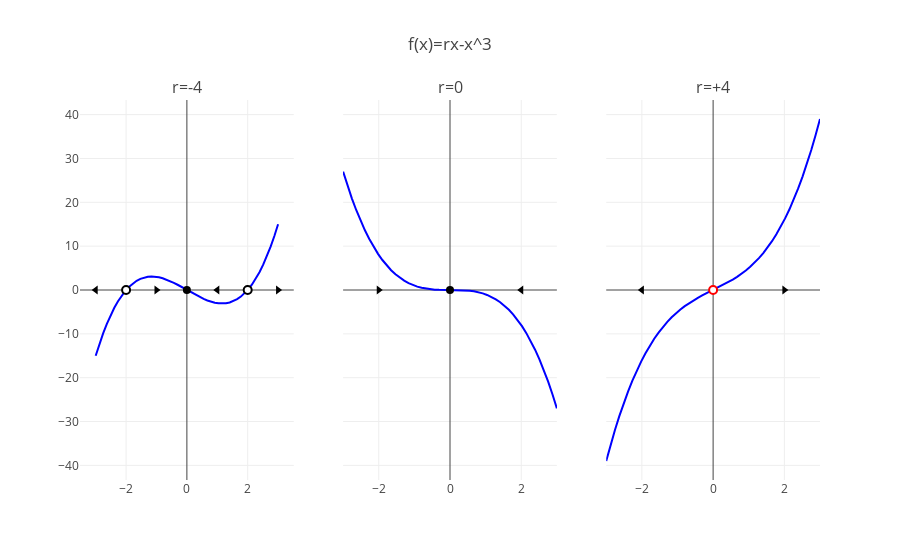

The cell this chart's notebook holds for it:
### Markdown cell above
### $\dot{x}=f(x)=rx+x^3$

1. $x^*=0: f^\prime(x^*)=r$ if $r>0$ unstable if $r<0$ stable
2. $x^*=\pm\sqrt{-r}: f^\prime(x^*)=+3r$ if $r<0$ stable if $r>0$ unstable

### Code cell
x = np.linspace(-3, +3)

trace1 = go.Scatter(x=x, y=-4*x+x**3, line=dict(color='blue'))
trace2 = go.Scatter(x=x, y=-x**3, line=dict(color='blue'))
trace3 = go.Scatter(x=x, y=+4*x+x**3, line=dict(color='blue'))

fpoint1a = go.Scatter(x=[-2], y=[0], marker=dict(size=8, symbol='circle', color='white', line=dict(color='black', width=2)))
fpoint1b = go.Scatter(x=[0], y=[0], marker=dict(size=8, symbol='circle', color='black'))
fpoint1c = go.Scatter(x=[+2], y=[0], marker=dict(size=8, symbol='circle', color='white', line=dict(color='black', width=2)))
fpoint2a = go.Scatter(x=[0], y=[0], marker=dict(size=8, symbol='circle', color='black'))
fpoint3a = go.Scatter(x=[0], y=[0], marker=dict(size=8, symbol='circle', color='white', line=dict(color='red', width=2)))

flow1a = go.Scatter(x=[-3], y=[0], marker=dict(size=8, symbol='triangle-left', color='black'))
flow1b = go.Scatter(x=[-1], y=[0], marker=dict(size=8, symbol='triangle-right', color='black'))
flow1c = go.Scatter(x=[+1], y=[0], marker=dict(size=8, symbol='triangle-left', color='black'))
flow1d = go.Scatter(x=[+3], y=[0], marker=dict(size=8, symbol='triangle-right', color='black'))
flow2a = go.Scatter(x=[+2], y=[0], marker=dict(size=8, symbol='triangle-left', color='black'))
flow2b = go.Scatter(x=[-2], y=[0], marker=dict(size=8, symbol='triangle-right', color='black'))
flow3a = go.Scatter(x=[+2], y=[0], marker=dict(size=8, symbol='triangle-right', color='black'))
flow3b = go.Scatter(x=[-2], y=[0], marker=dict(size=8, symbol='triangle-left', color='black'))

figure = tools.make_subplots(cols=3, subplot_titles=['r=-4', 'r=0', 'r=+4'], shared_yaxes=True)
figure.append_trace(trace1, 1, 1)
figure.append_trace(trace2, 1, 2)
figure.append_trace(trace3, 1, 3)

figure.append_trace(fpoint1a, 1, 1)
figure.append_trace(fpoint1b, 1, 1)
figure.append_trace(fpoint1c, 1, 1)
figure.append_trace(fpoint2a, 1, 2)
figure.append_trace(fpoint3a, 1, 3)
figure.append_trace(flow1a, 1, 1)
figure.append_trace(flow1b, 1, 1)
figure.append_trace(flow1c, 1, 1)
figure.append_trace(flow1d, 1, 1)
figure.append_trace(flow2a, 1, 2)
figure.append_trace(flow2b, 1, 2)
figure.append_trace(flow3a, 1, 3)
figure.append_trace(flow3b, 1, 3)

figure['layout'].update(title='f(x)=rx-x^3')
figure['layout'].update(showlegend=False)


py.iplot(figure)

### Figure 1 — Plotly figure (JSON) as saved in the notebook; plotly's stock layout.template omitted (floating-point values rounded to 4 significant figures)
{"data": [{"line": {"color": "blue"}, "type": "scatter", "uid": "dc3c0aa2-a406-4a18-a94a-b0189dae8962", "x": [-3, -2.878, -2.755, -2.633, -2.51, -2.388, -2.265, -2.143, -2.02, -1.898, -1.776, -1.653, -1.531, -1.408, -1.286, -1.163, -1.041, -0.9184, -0.7959, -0.6735, -0.551, -0.4286, -0.3061, -0.1837, -0.06122, 0.06122, 0.1837, 0.3061, 0.4286, 0.551, 0.6735, 0.7959, 0.9184, 1.041, 1.163, 1.286, 1.408, 1.531, 1.653, 1.776, 1.898, 2.02, 2.143, 2.265, 2.388, 2.51, 2.633, 2.755, 2.878, 3], "xaxis": "x", "y": [-15, -12.32, -9.892, -7.716, -5.776, -4.062, -2.563, -1.268, -0.1658, 0.7549, 1.505, 2.095, 2.537, 2.84, 3.017, 3.079, 3.036, 2.899, 2.679, 2.388, 2.037, 1.636, 1.196, 0.7285, 0.2447, -0.2447, -0.7285, -1.196, -1.636, -2.037, -2.388, -2.679, -2.899, -3.036, -3.079, -3.017, -2.84, -2.537, -2.095, -1.505, -0.7549, 0.1658, 1.268, 2.563, 4.062, 5.776, 7.716, 9.892, 12.32, 15], "yaxis": "y"}, {"line": {"color": "blue"}, "type": "scatter", "uid": "805ce62b-efa4-4534-9f9f-76c0b18974e9", "x": [-3, -2.878, -2.755, -2.633, -2.51, -2.388, -2.265, -2.143, -2.02, -1.898, -1.776, -1.653, -1.531, -1.408, -1.286, -1.163, -1.041, -0.9184, -0.7959, -0.6735, -0.551, -0.4286, -0.3061, -0.1837, -0.06122, 0.06122, 0.1837, 0.3061, 0.4286, 0.551, 0.6735, 0.7959, 0.9184, 1.041, 1.163, 1.286, 1.408, 1.531, 1.653, 1.776, 1.898, 2.02, 2.143, 2.265, 2.388, 2.51, 2.633, 2.755, 2.878, 3], "xaxis": "x2", "y": [27, 23.83, 20.91, 18.25, 15.82, 13.61, 11.62, 9.84, 8.247, 6.837, 5.597, 4.517, 3.586, 2.792, 2.125, 1.574, 1.128, 0.7745, 0.5042, 0.3055, 0.1673, 0.07872, 0.02869, 0.006196, 0.0002295, -0.0002295, -0.006196, -0.02869, -0.07872, -0.1673, -0.3055, -0.5042, -0.7745, -1.128, -1.574, -2.125, -2.792, -3.586, -4.517, -5.597, -6.837, -8.247, -9.84, -11.62, -13.61, -15.82, -18.25, -20.91, -23.83, -27], "yaxis": "y"}, {"line": {"color": "blue"}, "type": "scatter", "uid": "c7193bde-87d9-47f4-a067-d61ed19d0005", "x": [-3, -2.878, -2.755, -2.633, -2.51, -2.388, -2.265, -2.143, -2.02, -1.898, -1.776, -1.653, -1.531, -1.408, -1.286, -1.163, -1.041, -0.9184, -0.7959, -0.6735, -0.551, -0.4286, -0.3061, -0.1837, -0.06122, 0.06122, 0.1837, 0.3061, 0.4286, 0.551, 0.6735, 0.7959, 0.9184, 1.041, 1.163, 1.286, 1.408, 1.531, 1.653, 1.776, 1.898, 2.02, 2.143, 2.265, 2.388, 2.51, 2.633, 2.755, 2.878, 3], "xaxis": "x3", "y": [-39, -35.34, -31.93, -28.78, -25.86, -23.16, -20.69, -18.41, -16.33, -14.43, -12.7, -11.13, -9.708, -8.425, -7.268, -6.227, -5.291, -4.448, -3.688, -2.999, -2.371, -1.793, -1.253, -0.7409, -0.2451, 0.2451, 0.7409, 1.253, 1.793, 2.371, 2.999, 3.688, 4.448, 5.291, 6.227, 7.268, 8.425, 9.708, 11.13, 12.7, 14.43, 16.33, 18.41, 20.69, 23.16, 25.86, 28.78, 31.93, 35.34, 39], "yaxis": "y"}, {"marker": {"color": "white", "line": {"color": "black", "width": 2}, "size": 8, "symbol": "circle"}, "type": "scatter", "uid": "d738291f-1b6e-43a8-909a-0f4482de9885", "x": [-2], "xaxis": "x", "y": [0], "yaxis": "y"}, {"marker": {"color": "black", "size": 8, "symbol": "circle"}, "type": "scatter", "uid": "fbbe618e-d205-4aab-a211-40af47b9f5cd", "x": [0], "xaxis": "x", "y": [0], "yaxis": "y"}, {"marker": {"color": "white", "line": {"color": "black", "width": 2}, "size": 8, "symbol": "circle"}, "type": "scatter", "uid": "f3965c13-dec9-4aac-b9a1-264fa9100581", "x": [2], "xaxis": "x", "y": [0], "yaxis": "y"}, {"marker": {"color": "black", "size": 8, "symbol": "circle"}, "type": "scatter", "uid": "b5618eea-df6e-4ced-a7ac-454aee323bd5", "x": [0], "xaxis": "x2", "y": [0], "yaxis": "y"}, {"marker": {"color": "white", "line": {"color": "red", "width": 2}, "size": 8, "symbol": "circle"}, "type": "scatter", "uid": "abb98802-ad16-4ebd-88d8-dc29cba65f23", "x": [0], "xaxis": "x3", "y": [0], "yaxis": "y"}, {"marker": {"color": "black", "size": 8, "symbol": "triangle-left"}, "type": "scatter", "uid": "dbfa803e-c923-4d26-b5b4-2ec67e54aaf1", "x": [-3], "xaxis": "x", "y": [0], "yaxis": "y"}, {"marker": {"color": "black", "size": 8, "symbol": "triangle-right"}, "type": "scatter", "uid": "0c554795-67cd-4f40-9ead-7644630f66d3", "x": [-1], "xaxis": "x", "y": [0], "yaxis": "y"}, {"marker": {"color": "black", "size": 8, "symbol": "triangle-left"}, "type": "scatter", "uid": "bd4d6970-fed2-4e74-b9a9-af7fc1ae21bf", "x": [1], "xaxis": "x", "y": [0], "yaxis": "y"}, {"marker": {"color": "black", "size": 8, "symbol": "triangle-right"}, "type": "scatter", "uid": "e185ef59-d595-4342-8274-a03bd1c15024", "x": [3], "xaxis": "x", "y": [0], "yaxis": "y"}, {"marker": {"color": "black", "size": 8, "symbol": "triangle-left"}, "type": "scatter", "uid": "fdee65e5-5d83-4b54-8455-a7381c3e0012", "x": [2], "xaxis": "x2", "y": [0], "yaxis": "y"}, {"marker": {"color": "black", "size": 8, "symbol": "triangle-right"}, "type": "scatter", "uid": "0c6d2a9f-fa00-4171-8a93-3e0d05f142b5", "x": [-2], "xaxis": "x2", "y": [0], "yaxis": "y"}, {"marker": {"color": "black", "size": 8, "symbol": "triangle-right"}, "type": "scatter", "uid": "cd3002b3-0434-43da-8596-7549aad75e38", "x": [2], "xaxis": "x3", "y": [0], "yaxis": "y"}, {"marker": {"color": "black", "size": 8, "symbol": "triangle-left"}, "type": "scatter", "uid": "0480298c-fd8c-4e4c-9855-fc74741f633f", "x": [-2], "xaxis": "x3", "y": [0], "yaxis": "y"}], "layout": {"annotations": [{"font": {"size": 16}, "showarrow": false, "text": "r=-4", "x": 0.1444, "xanchor": "center", "xref": "paper", "y": 1, "yanchor": "bottom", "yref": "paper"}, {"font": {"size": 16}, "showarrow": false, "text": "r=0", "x": 0.5, "xanchor": "center", "xref": "paper", "y": 1, "yanchor": "bottom", "yref": "paper"}, {"font": {"size": 16}, "showarrow": false, "text": "r=+4", "x": 0.8556, "xanchor": "center", "xref": "paper", "y": 1, "yanchor": "bottom", "yref": "paper"}], "showlegend": false, "title": "f(x)=rx-x^3", "xaxis": {"anchor": "y", "domain": [0, 0.2889]}, "xaxis2": {"anchor": "free", "domain": [0.3556, 0.6444], "position": 0}, "xaxis3": {"anchor": "free", "domain": [0.7111, 1], "position": 0}, "yaxis": {"anchor": "x", "domain": [0, 1]}}}
